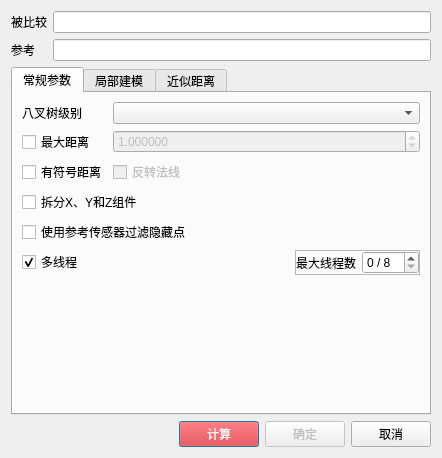
<?xml version="1.0" encoding="UTF-8"?>
<ui version="4.0">
 <class>ComparisonDialog</class>
 <widget class="QDialog" name="ComparisonDialog">
  <property name="geometry">
   <rect>
    <x>0</x>
    <y>0</y>
    <width>442</width>
    <height>458</height>
   </rect>
  </property>
  <property name="windowTitle">
   <string>Distance computation</string>
  </property>
  <layout class="QVBoxLayout" name="verticalLayout_5">
   <item>
    <layout class="QFormLayout" name="formLayout_2">
     <item row="0" column="0">
      <widget class="QLabel" name="label">
       <property name="text">
        <string>被比较</string>
       </property>
      </widget>
     </item>
     <item row="0" column="1">
      <widget class="QLineEdit" name="compName">
       <property name="readOnly">
        <bool>true</bool>
       </property>
      </widget>
     </item>
     <item row="1" column="0">
      <widget class="QLabel" name="label_2">
       <property name="text">
        <string>参考</string>
       </property>
      </widget>
     </item>
     <item row="1" column="1">
      <widget class="QLineEdit" name="refName">
       <property name="readOnly">
        <bool>true</bool>
       </property>
      </widget>
     </item>
    </layout>
   </item>
   <item>
    <widget class="QTabWidget" name="preciseResultsTabWidget">
     <property name="currentIndex">
      <number>0</number>
     </property>
     <widget class="QWidget" name="generalParamsTab">
      <attribute name="title">
       <string>常规参数</string>
      </attribute>
      <layout class="QVBoxLayout" name="verticalLayout_7">
       <item>
        <layout class="QFormLayout" name="formLayout">
         <item row="0" column="0">
          <widget class="QLabel" name="label_5">
           <property name="toolTip">
            <string>Level of subdivision used for computing the distances</string>
           </property>
           <property name="text">
            <string>八叉树级别</string>
           </property>
          </widget>
         </item>
         <item row="0" column="1">
          <widget class="QComboBox" name="octreeLevelComboBox"/>
         </item>
         <item row="1" column="0">
          <widget class="QCheckBox" name="maxDistCheckBox">
           <property name="toolTip">
            <string>Acceleration: distances above this limit won't be computed accurately</string>
           </property>
           <property name="text">
            <string>最大距离</string>
           </property>
          </widget>
         </item>
         <item row="1" column="1">
          <widget class="QDoubleSpinBox" name="maxSearchDistSpinBox">
           <property name="enabled">
            <bool>false</bool>
           </property>
           <property name="toolTip">
            <string>Acceleration: distances above this limit won't be computed accurately</string>
           </property>
           <property name="decimals">
            <number>6</number>
           </property>
           <property name="maximum">
            <double>1000000000.000000000000000</double>
           </property>
           <property name="value">
            <double>1.000000000000000</double>
           </property>
          </widget>
         </item>
         <item row="2" column="0">
          <widget class="QCheckBox" name="signedDistCheckBox">
           <property name="toolTip">
            <string>compute signed distances (slower)</string>
           </property>
           <property name="statusTip">
            <string>compute signed distances (slower)</string>
           </property>
           <property name="text">
            <string>有符号距离</string>
           </property>
          </widget>
         </item>
         <item row="2" column="1">
          <widget class="QCheckBox" name="flipNormalsCheckBox">
           <property name="enabled">
            <bool>false</bool>
           </property>
           <property name="text">
            <string>反转法线</string>
           </property>
          </widget>
         </item>
        </layout>
       </item>
       <item>
        <widget class="QCheckBox" name="split3DCheckBox">
         <property name="toolTip">
          <string>Generate 3 supplementary scalar fields with distances along each dimension</string>
         </property>
         <property name="statusTip">
          <string>Generate 3 supplementary scalar fields with distances along each dimension</string>
         </property>
         <property name="text">
          <string>拆分X、Y和Z组件</string>
         </property>
        </widget>
       </item>
       <item>
        <widget class="QCheckBox" name="filterVisibilityCheckBox">
         <property name="toolTip">
          <string>Use the sensor associated to the reference cloud to ignore the points in the compared cloud
that could not have been seen (hidden/out of range/out of field of view).</string>
         </property>
         <property name="text">
          <string>使用参考传感器过滤隐藏点</string>
         </property>
        </widget>
       </item>
       <item>
        <layout class="QHBoxLayout" name="horizontalLayout">
         <item>
          <widget class="QCheckBox" name="multiThreadedCheckBox">
           <property name="text">
            <string>多线程</string>
           </property>
           <property name="checked">
            <bool>true</bool>
           </property>
          </widget>
         </item>
         <item>
          <spacer name="horizontalSpacer">
           <property name="orientation">
            <enum>Qt::Horizontal</enum>
           </property>
           <property name="sizeHint" stdset="0">
            <size>
             <width>40</width>
             <height>20</height>
            </size>
           </property>
          </spacer>
         </item>
         <item>
          <widget class="QFrame" name="threadCountFrame">
           <property name="frameShape">
            <enum>QFrame::StyledPanel</enum>
           </property>
           <property name="frameShadow">
            <enum>QFrame::Raised</enum>
           </property>
           <layout class="QHBoxLayout" name="horizontalLayout_8">
            <property name="leftMargin">
             <number>0</number>
            </property>
            <property name="topMargin">
             <number>0</number>
            </property>
            <property name="rightMargin">
             <number>0</number>
            </property>
            <property name="bottomMargin">
             <number>0</number>
            </property>
            <item>
             <widget class="QLabel" name="label_6">
              <property name="text">
               <string>最大线程数</string>
              </property>
             </widget>
            </item>
            <item>
             <widget class="QSpinBox" name="maxThreadCountSpinBox">
              <property name="toolTip">
               <string>Maximum number of threads/cores to be used
(CC or your computer might not respond for a while if you use all available cores)</string>
              </property>
              <property name="suffix">
               <string notr="true"> / 8</string>
              </property>
             </widget>
            </item>
           </layout>
          </widget>
         </item>
        </layout>
       </item>
       <item>
        <spacer name="verticalSpacer_2">
         <property name="orientation">
          <enum>Qt::Vertical</enum>
         </property>
         <property name="sizeHint" stdset="0">
          <size>
           <width>20</width>
           <height>87</height>
          </size>
         </property>
        </spacer>
       </item>
      </layout>
     </widget>
     <widget class="QWidget" name="localModelingTab">
      <attribute name="title">
       <string>局部建模</string>
      </attribute>
      <layout class="QVBoxLayout" name="verticalLayout_3">
       <item>
        <layout class="QHBoxLayout">
         <item>
          <widget class="QLabel" name="label_3">
           <property name="text">
            <string>局部模型</string>
           </property>
          </widget>
         </item>
         <item>
          <widget class="QComboBox" name="localModelComboBox"/>
         </item>
        </layout>
       </item>
       <item>
        <widget class="QFrame" name="localModelParamsFrame">
         <property name="enabled">
          <bool>false</bool>
         </property>
         <layout class="QVBoxLayout" name="verticalLayout_4">
          <property name="leftMargin">
           <number>0</number>
          </property>
          <property name="topMargin">
           <number>0</number>
          </property>
          <property name="rightMargin">
           <number>0</number>
          </property>
          <property name="bottomMargin">
           <number>0</number>
          </property>
          <item>
           <layout class="QHBoxLayout" name="horizontalLayout_2">
            <item>
             <layout class="QVBoxLayout" name="verticalLayout_2">
              <item>
               <widget class="QRadioButton" name="lmKNNRadioButton">
                <property name="text">
                 <string>点数 (kNN)</string>
                </property>
                <property name="checked">
                 <bool>true</bool>
                </property>
               </widget>
              </item>
              <item>
               <widget class="QSpinBox" name="lmKNNSpinBox">
                <property name="minimum">
                 <number>3</number>
                </property>
                <property name="value">
                 <number>6</number>
                </property>
               </widget>
              </item>
             </layout>
            </item>
            <item>
             <layout class="QVBoxLayout" name="verticalLayout">
              <item>
               <widget class="QRadioButton" name="lmRadiusRadioButton">
                <property name="text">
                 <string>半径 (球)</string>
                </property>
               </widget>
              </item>
              <item>
               <widget class="QDoubleSpinBox" name="lmRadiusDoubleSpinBox">
                <property name="enabled">
                 <bool>false</bool>
                </property>
                <property name="decimals">
                 <number>6</number>
                </property>
                <property name="maximum">
                 <double>1000000000.000000000000000</double>
                </property>
               </widget>
              </item>
             </layout>
            </item>
           </layout>
          </item>
          <item>
           <widget class="QCheckBox" name="lmOptimizeCheckBox">
            <property name="toolTip">
             <string>faster but more ... approximate</string>
            </property>
            <property name="text">
             <string>对附近点使用相同模型</string>
            </property>
           </widget>
          </item>
         </layout>
        </widget>
       </item>
       <item>
        <spacer name="verticalSpacer">
         <property name="orientation">
          <enum>Qt::Vertical</enum>
         </property>
         <property name="sizeHint" stdset="0">
          <size>
           <width>20</width>
           <height>40</height>
          </size>
         </property>
        </spacer>
       </item>
      </layout>
     </widget>
     <widget class="QWidget" name="approxTab">
      <attribute name="title">
       <string>近似距离</string>
      </attribute>
      <layout class="QVBoxLayout" name="verticalLayout_9">
       <item>
        <widget class="QFrame" name="approxResultsInnerFrame">
         <property name="sizePolicy">
          <sizepolicy hsizetype="Preferred" vsizetype="Maximum">
           <horstretch>0</horstretch>
           <verstretch>0</verstretch>
          </sizepolicy>
         </property>
         <property name="frameShape">
          <enum>QFrame::StyledPanel</enum>
         </property>
         <property name="frameShadow">
          <enum>QFrame::Raised</enum>
         </property>
         <layout class="QVBoxLayout" name="verticalLayout_8">
          <property name="leftMargin">
           <number>0</number>
          </property>
          <property name="topMargin">
           <number>0</number>
          </property>
          <property name="rightMargin">
           <number>0</number>
          </property>
          <property name="bottomMargin">
           <number>0</number>
          </property>
          <item>
           <widget class="QLabel" name="label_4">
            <property name="styleSheet">
             <string notr="true">color: red;</string>
            </property>
            <property name="text">
             <string>近似距离仅用于帮助设置常规参数</string>
            </property>
            <property name="alignment">
             <set>Qt::AlignCenter</set>
            </property>
           </widget>
          </item>
          <item>
           <widget class="QTableWidget" name="approxStats">
            <property name="maximumSize">
             <size>
              <width>16777215</width>
              <height>150</height>
             </size>
            </property>
           </widget>
          </item>
          <item>
           <layout class="QHBoxLayout">
            <item>
             <spacer>
              <property name="orientation">
               <enum>Qt::Horizontal</enum>
              </property>
              <property name="sizeHint" stdset="0">
               <size>
                <width>40</width>
                <height>20</height>
               </size>
              </property>
             </spacer>
            </item>
            <item>
             <widget class="QToolButton" name="histoButton">
              <property name="text">
               <string notr="true">...</string>
              </property>
              <property name="icon">
               <iconset resource="../icones.qrc">
                <normaloff>:/CC/images/ccHistogram.png</normaloff>:/CC/images/ccHistogram.png</iconset>
              </property>
             </widget>
            </item>
           </layout>
          </item>
         </layout>
        </widget>
       </item>
       <item>
        <spacer name="verticalSpacer_3">
         <property name="orientation">
          <enum>Qt::Vertical</enum>
         </property>
         <property name="sizeHint" stdset="0">
          <size>
           <width>20</width>
           <height>40</height>
          </size>
         </property>
        </spacer>
       </item>
      </layout>
     </widget>
    </widget>
   </item>
   <item>
    <layout class="QHBoxLayout">
     <item>
      <spacer>
       <property name="orientation">
        <enum>Qt::Horizontal</enum>
       </property>
       <property name="sizeHint" stdset="0">
        <size>
         <width>40</width>
         <height>20</height>
        </size>
       </property>
      </spacer>
     </item>
     <item>
      <widget class="QPushButton" name="computeButton">
       <property name="styleSheet">
        <string notr="true">background-color:red; color: white;</string>
       </property>
       <property name="text">
        <string>计算</string>
       </property>
      </widget>
     </item>
     <item>
      <widget class="QPushButton" name="okButton">
       <property name="enabled">
        <bool>false</bool>
       </property>
       <property name="text">
        <string>确定</string>
       </property>
      </widget>
     </item>
     <item>
      <widget class="QPushButton" name="cancelButton">
       <property name="text">
        <string>取消</string>
       </property>
      </widget>
     </item>
    </layout>
   </item>
  </layout>
 </widget>
 <resources>
  <include location="../icones.qrc"/>
  <include location="../icones.qrc"/>
 </resources>
 <connections>
  <connection>
   <sender>maxDistCheckBox</sender>
   <signal>toggled(bool)</signal>
   <receiver>maxSearchDistSpinBox</receiver>
   <slot>setEnabled(bool)</slot>
   <hints>
    <hint type="sourcelabel">
     <x>93</x>
     <y>170</y>
    </hint>
    <hint type="destinationlabel">
     <x>298</x>
     <y>171</y>
    </hint>
   </hints>
  </connection>
  <connection>
   <sender>lmKNNRadioButton</sender>
   <signal>toggled(bool)</signal>
   <receiver>lmKNNSpinBox</receiver>
   <slot>setEnabled(bool)</slot>
   <hints>
    <hint type="sourcelabel">
     <x>122</x>
     <y>173</y>
    </hint>
    <hint type="destinationlabel">
     <x>122</x>
     <y>206</y>
    </hint>
   </hints>
  </connection>
  <connection>
   <sender>lmRadiusRadioButton</sender>
   <signal>toggled(bool)</signal>
   <receiver>lmRadiusDoubleSpinBox</receiver>
   <slot>setEnabled(bool)</slot>
   <hints>
    <hint type="sourcelabel">
     <x>317</x>
     <y>173</y>
    </hint>
    <hint type="destinationlabel">
     <x>317</x>
     <y>206</y>
    </hint>
   </hints>
  </connection>
 </connections>
</ui>
